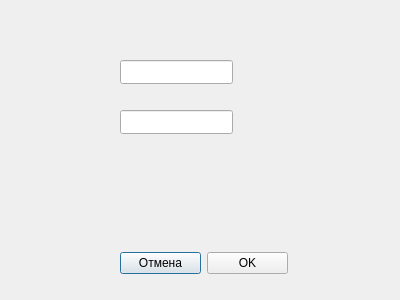
<?xml version="1.0" encoding="UTF-8"?>
<ui version="4.0">
 <class>AddNewUserWindow</class>
 <widget class="QDialog" name="AddNewUserWindow">
  <property name="geometry">
   <rect>
    <x>0</x>
    <y>0</y>
    <width>400</width>
    <height>300</height>
   </rect>
  </property>
  <property name="windowTitle">
   <string>Dialog</string>
  </property>
  <widget class="QLineEdit" name="lineEdit">
   <property name="geometry">
    <rect>
     <x>120</x>
     <y>60</y>
     <width>113</width>
     <height>24</height>
    </rect>
   </property>
  </widget>
  <widget class="QLineEdit" name="lineEdit_2">
   <property name="geometry">
    <rect>
     <x>120</x>
     <y>110</y>
     <width>113</width>
     <height>24</height>
    </rect>
   </property>
  </widget>
  <widget class="QWidget" name="">
   <property name="geometry">
    <rect>
     <x>120</x>
     <y>250</y>
     <width>168</width>
     <height>26</height>
    </rect>
   </property>
   <layout class="QHBoxLayout" name="horizontalLayout">
    <item>
     <widget class="QPushButton" name="pushBtnCancel">
      <property name="text">
       <string>Отмена</string>
      </property>
     </widget>
    </item>
    <item>
     <widget class="QPushButton" name="pushBtnOk">
      <property name="text">
       <string>OK</string>
      </property>
     </widget>
    </item>
   </layout>
  </widget>
 </widget>
 <resources/>
 <connections/>
</ui>
